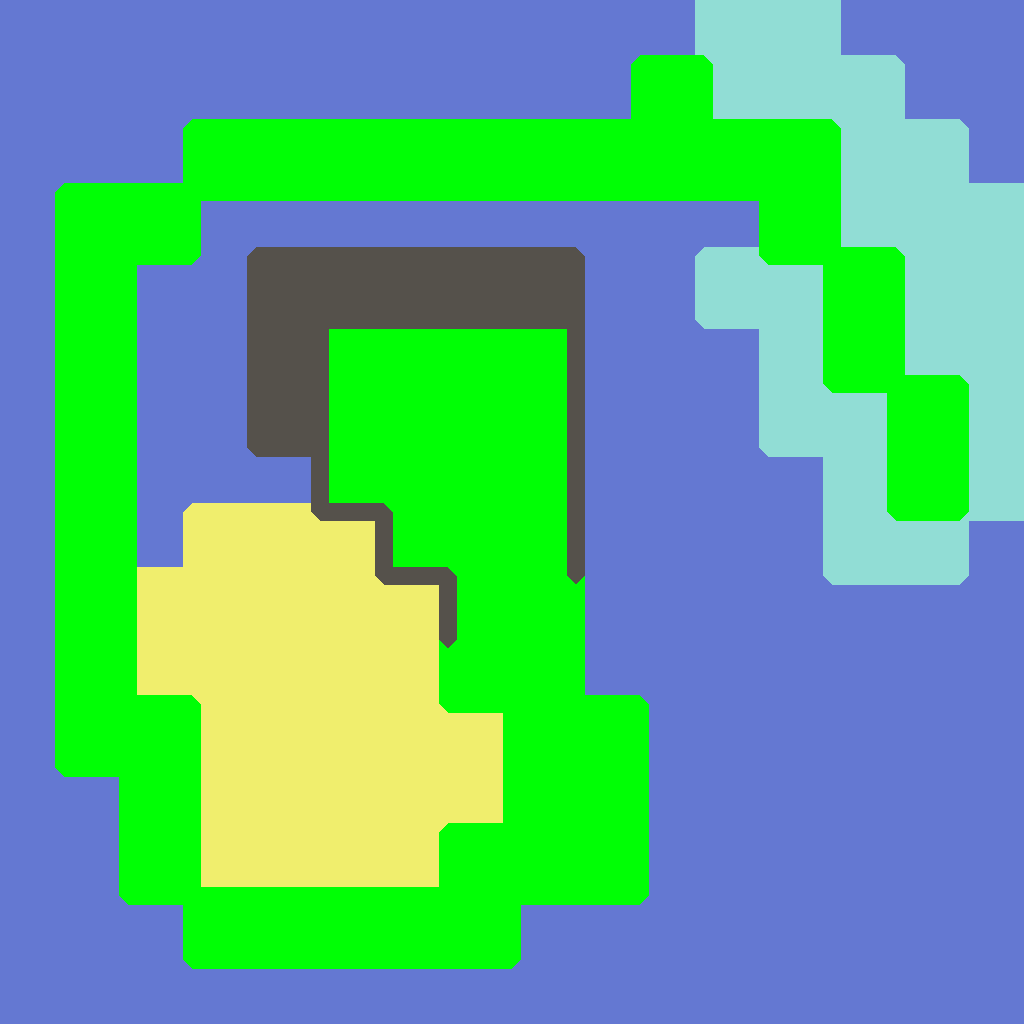

A 2D game scene composited from a Tiled map and its tileset images. What follows is a short description and the map's XML, with every tile layer's data as written:
An orthogonal 16x16 tile map with 64x64 px tiles, 5 tile layers (Tile Layer 3, Tile Layer 2, Tile Layer 4, Tile Layer 1, ...).

<map version="1.2" tiledversion="1.2.0" orientation="orthogonal" renderorder="right-down" width="16" height="16" tilewidth="64" tileheight="64" infinite="0" nextlayerid="6" nextobjectid="1">
 <tileset firstgid="1" source="CurrentImplementedTileSet.tsx" />
 <layer id="3" name="Tile Layer 3" width="16" height="16">
  <data encoding="csv">
83,83,83,83,83,83,83,83,83,83,83,83,83,83,83,83,
83,83,83,83,83,83,83,83,83,83,83,83,83,83,83,83,
83,83,83,83,83,83,83,83,83,83,83,83,83,83,83,83,
83,83,83,83,83,83,83,83,83,83,83,83,83,83,83,83,
83,83,83,83,83,83,83,83,83,83,83,83,83,83,83,83,
83,83,83,83,83,83,83,83,83,83,83,83,83,83,83,83,
83,83,83,83,83,83,83,83,83,83,83,83,83,83,83,83,
83,83,83,83,83,83,83,83,83,83,83,83,83,83,83,83,
83,83,83,83,83,83,83,83,83,83,83,83,83,83,83,83,
83,83,83,83,83,83,83,83,83,83,83,83,83,83,83,83,
83,83,83,83,83,83,83,83,83,83,83,83,83,83,83,83,
83,83,83,83,83,83,83,83,83,83,83,83,83,83,83,83,
83,83,83,83,83,83,83,83,83,83,83,83,83,83,83,83,
83,83,83,83,83,83,83,83,83,83,83,83,83,83,83,83,
83,83,83,83,83,83,83,83,83,83,83,83,83,83,83,83,
83,83,83,83,83,83,83,83,83,83,83,83,83,83,83,83
</data>
 </layer>
 <layer id="2" name="Tile Layer 2" width="16" height="16">
  <data encoding="csv">
0,0,0,0,0,0,0,0,0,0,77,78,78,43,60,0,
0,0,0,0,0,0,0,0,0,0,77,78,78,78,43,60,
0,0,0,0,0,0,0,0,0,0,96,97,61,78,78,43,
0,0,0,0,0,0,0,0,0,0,58,59,42,78,78,78,
0,0,0,0,0,0,0,0,0,0,77,78,78,78,78,78,
0,0,0,0,0,0,0,0,0,0,96,61,78,78,78,78,
0,0,0,0,0,0,0,0,0,0,0,77,78,78,78,78,
0,0,0,0,0,0,0,0,0,0,0,96,61,78,78,78,
0,0,0,0,0,0,0,0,0,0,0,0,77,78,78,62,
0,0,0,0,0,0,0,0,0,0,0,0,96,97,97,98,
0,0,0,0,0,0,0,0,0,0,0,0,0,0,0,0,
0,0,0,0,0,0,0,0,0,0,0,0,0,0,0,0,
0,0,0,0,0,0,0,0,0,0,0,0,0,0,0,0,
0,0,0,0,0,0,0,0,0,0,0,0,0,0,0,0,
0,0,0,0,0,0,0,0,0,0,0,0,0,0,0,0,
0,0,0,0,0,0,0,0,0,0,0,0,0,0,0,0
</data>
 </layer>
 <layer id="4" name="Tile Layer 4" width="16" height="16">
  <data encoding="csv">
0,0,0,0,0,0,0,0,0,0,0,0,0,0,0,0,
0,0,0,0,0,0,0,0,0,0,0,0,0,0,0,0,
0,0,0,0,0,0,0,0,0,0,0,0,0,0,0,0,
0,0,0,0,0,0,0,0,0,0,0,0,0,0,0,0,
0,0,0,0,0,0,0,0,0,0,0,0,0,0,0,0,
0,0,0,0,0,0,0,0,0,0,0,0,0,0,0,0,
0,0,0,0,0,0,0,0,0,0,0,0,0,0,0,0,
0,0,115,116,116,116,117,0,0,0,0,0,0,0,0,0,
0,115,80,135,135,135,81,117,0,0,0,0,0,0,0,0,
0,134,135,135,135,135,135,136,0,0,0,0,0,0,0,0,
0,134,135,135,135,135,135,81,117,0,0,0,0,0,0,0,
0,153,99,135,135,135,135,135,136,0,0,0,0,0,0,0,
0,0,134,135,135,135,135,135,136,0,0,0,0,0,0,0,
0,0,134,135,135,135,135,100,155,0,0,0,0,0,0,0,
0,0,153,154,154,154,154,155,0,0,0,0,0,0,0,0,
0,0,0,0,0,0,0,0,0,0,0,0,0,0,0,0
</data>
 </layer>
 <layer id="1" name="Tile Layer 1" width="16" height="16">
  <data encoding="csv">
0,0,0,0,0,0,0,0,0,1,2,3,0,0,0,0,
0,0,1,2,2,2,2,2,2,4,21,5,2,3,0,0,
1,2,4,21,21,21,21,21,21,21,21,21,21,22,0,0,
20,21,21,24,40,40,40,40,40,40,40,23,21,5,3,0,
20,21,24,41,1,2,2,2,2,3,0,39,23,21,22,0,
20,21,22,0,20,21,21,21,21,22,0,0,20,21,5,3,
20,21,22,0,20,21,21,21,21,22,0,0,39,23,21,22,
20,21,22,0,20,21,21,21,21,22,0,0,0,20,21,22,
20,21,22,0,39,23,21,21,21,22,0,0,0,39,40,41,
20,21,22,0,0,39,23,21,21,22,0,0,0,0,0,0,
20,21,5,3,0,0,20,21,21,5,3,0,0,0,0,0,
20,21,21,22,0,0,39,23,21,21,22,0,0,0,0,0,
39,23,21,22,0,0,1,4,21,21,22,0,0,0,0,0,
0,20,21,5,2,2,4,21,21,21,22,0,0,0,0,0,
0,39,23,21,21,21,21,21,24,40,41,0,0,0,0,0,
0,0,39,40,40,40,40,40,41,0,0,0,0,0,0,0
</data>
 </layer>
 <layer id="5" name="Tile Layer 5" width="16" height="16">
  <data encoding="csv">
0,0,0,0,0,0,0,0,0,0,0,0,0,0,0,0,
0,0,0,0,0,0,0,0,0,0,0,0,0,0,0,0,
0,0,0,0,0,0,0,0,0,0,0,0,0,0,0,0,
0,0,0,6,7,7,7,7,7,8,0,0,0,0,0,0,
0,0,0,25,26,26,26,26,26,27,0,0,0,0,0,0,
0,0,0,25,26,138,45,45,137,27,0,0,0,0,0,0,
0,0,0,25,26,27,0,0,25,27,0,0,0,0,0,0,
0,0,0,44,137,119,8,0,25,27,0,0,0,0,0,0,
0,0,0,0,44,137,119,8,25,27,0,0,0,0,0,0,
0,0,0,0,0,44,137,27,44,46,0,0,0,0,0,0,
0,0,0,0,0,0,44,46,0,0,0,0,0,0,0,0,
0,0,0,0,0,0,0,0,0,0,0,0,0,0,0,0,
0,0,0,0,0,0,0,0,0,0,0,0,0,0,0,0,
0,0,0,0,0,0,0,0,0,0,0,0,0,0,0,0,
0,0,0,0,0,0,0,0,0,0,0,0,0,0,0,0,
0,0,0,0,0,0,0,0,0,0,0,0,0,0,0,0
</data>
 </layer>
</map>